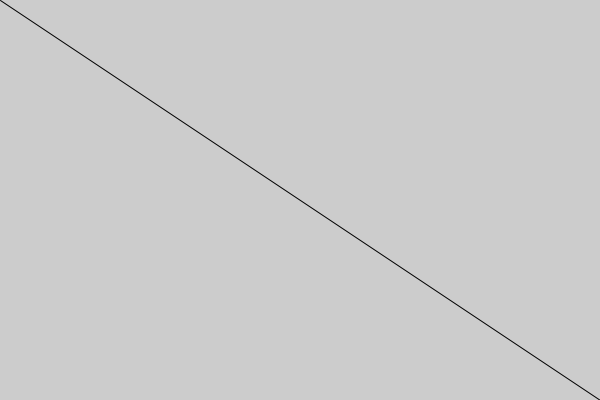
Frame 1 (no input)
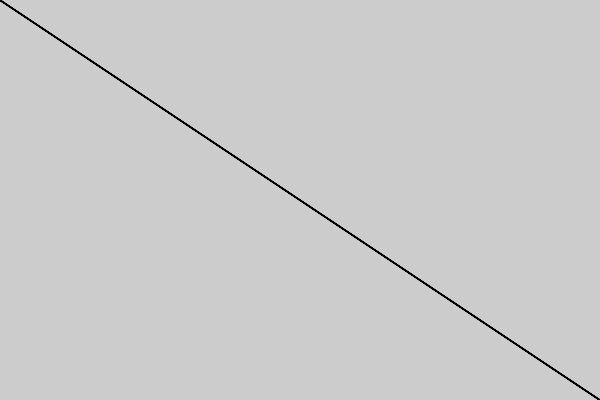
Frame 60 (the mouse pressed at the canvas centre just before this capture)
Frame 120 (the mouse held since frame 60 and released just before this capture): identical to frame 60, image omitted

The Processing sketch that drew these frames (run headless with seeded random() and noise(); from frame 60 on, the mouse is pressed at the canvas centre):

// Processing sketch: init_2_position_line
// ── init_2_position_line.pde
/**
La Voie du Code vers les Étoiles
@see https://github.com/StanLepunK/La-Voie-du-Code
2018_11_27
*/

void setup() {
  size(600,400);
}

void draw() {
  float x_1 = mouseX;
  float y_1 = mouseY;
  float x_2 = width - mouseX;
  float y_2 = height - mouseY;
  line(x_1,y_1,x_2,y_2);
}
